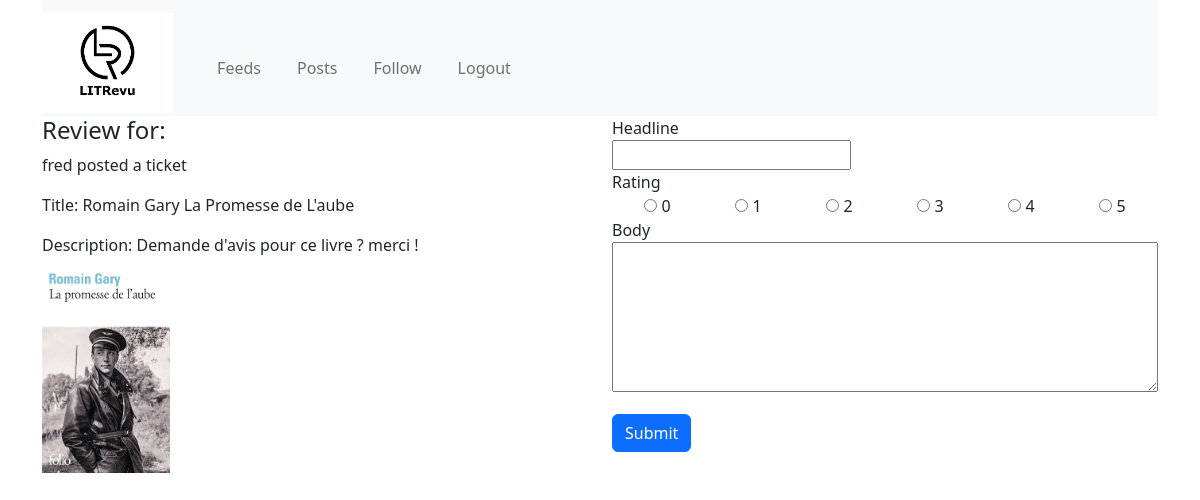
/review/create/ticket/14/ (signed in), run on the app's committed database.
### app/models.py (models this page shows)
class Ticket(models.Model):
    title = models.CharField(max_length=128)
    description = models.TextField(max_length=2048, blank=True)
    user = models.ForeignKey(to=settings.AUTH_USER_MODEL, on_delete=models.CASCADE)
    image = models.ImageField(null=True, blank=True)
    time_created = models.DateTimeField(auto_now_add=True)

class User(AbstractUser, PermissionsMixin):
    pass

### app/views.py (the view, shortened to what this page needs)
# urls.py: path('review/create/ticket/<int:ticket_id>/', ReviewCreateView.as_view(), name='create-review'),
class ReviewCreateView(LoginRequiredMixin, CreateView):
    model = Review
    form_class = ReviewCreationForm
    template_name = 'create-review.html'
    success_url = reverse_lazy('review-list')
    def dispatch(self, *args, **kwargs):
        if self.kwargs.get('ticket_id'):
            ticket_id = self.kwargs.get('ticket_id')
            self.ticket = get_object_or_404(Ticket, pk=ticket_id)
        return super().dispatch(*args, **kwargs)
    def get_context_data(self, **kwargs):
        context = super().get_context_data(**kwargs)
        if self.ticket:
            context['ticket'] = self.ticket
        return context

### app/forms.py
class ReviewCreationForm(forms.ModelForm):
    RATING_CHOICES = [(str(i), f"{i}") for i in range(6)]
    rating = forms.ChoiceField(choices=RATING_CHOICES, widget=forms.RadioSelect)
    class Meta:
        model = Review
        fields = ['headline', 'rating', 'body']

### app/templates/create-review.html (shortened to what this page needs)
{% extends "base.html" %}
{% block content %}
    <div class="ticket-container">
        <div class="row">
        <div class="col-md-6">
            <h4>Review for:</h4>
            <p>{{ ticket.user }} posted a ticket</p>
            <p>Title: {{ ticket.title }}</p>
            <p>Description: {{ ticket.description }}</p>
            {% if ticket.image %}
                <img src="{{ ticket.image.url }}" class="img-fluid" alt="{{ ticket.title }}">
            {% endif %}
        </div>
        <div class="col-md-6">
            <form method="post" enctype="multipart/form-data">
                <div class="form-group">
                    <label class="fill-available-width" for="{{ form.headline.id_for_label }}">Headline</label>
                    {{ form.headline }}
                </div>
                <div class="form-group">
                    <label class="fill-available-width" for="{{ form.rating.id_for_label }}">Rating</label>
                    {{ form.rating }}
                </div>
                <div class="form-group">
                    <label class="fill-available-width" for="{{ form.body.id_for_label }}">Body</label>
                    <textarea class="fill-available-width" id="{{ form.body.id_for_label }}"
                              name="{{ form.body.name }}" rows="6">
                    </textarea>
                </div>
                <button type="submit" class="btn btn-primary mt-3">Submit</button>
            </form>
        </div>
    </div>
    </div>
{% endblock %}

### static/css/styles.css (style rules this page uses)
.fill-available-width { width: -webkit-fill-available; }
img { max-height: 200px; }
#id_rating { display: flex; justify-content: space-around }

### data on the page
Ticket: user "fred", title "Romain Gary La Promesse de L'aube", description "Demande d'avis pour ce livre ? merci !", image (picture)
